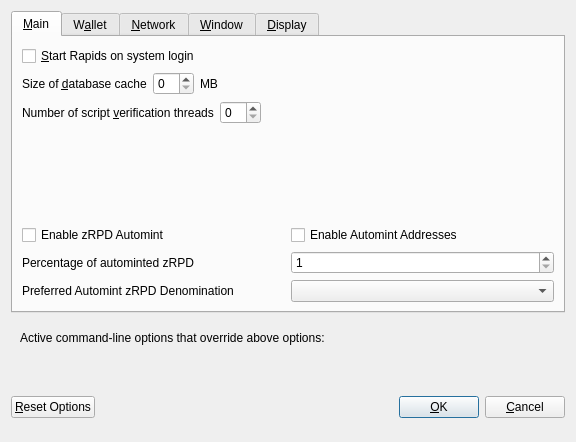
<?xml version="1.0" encoding="UTF-8"?>
<ui version="4.0">
 <class>OptionsDialog</class>
 <widget class="QDialog" name="OptionsDialog">
  <property name="geometry">
   <rect>
    <x>0</x>
    <y>0</y>
    <width>576</width>
    <height>442</height>
   </rect>
  </property>
  <property name="windowTitle">
   <string>Options</string>
  </property>
  <property name="modal">
   <bool>true</bool>
  </property>
  <layout class="QVBoxLayout" name="verticalLayout">
   <item>
    <widget class="QTabWidget" name="tabWidget">
     <property name="currentIndex">
      <number>0</number>
     </property>
     <widget class="QWidget" name="tabMain">
      <attribute name="title">
       <string>&amp;Main</string>
      </attribute>
      <layout class="QVBoxLayout" name="verticalLayout_Main">
       <item>
        <widget class="QCheckBox" name="bitcoinAtStartup">
         <property name="toolTip">
          <string>Automatically start Rapids after logging in to the system.</string>
         </property>
         <property name="text">
          <string>&amp;Start Rapids on system login</string>
         </property>
        </widget>
       </item>
       <item>
        <layout class="QHBoxLayout" name="horizontalLayout_2_Main">
         <item>
          <widget class="QLabel" name="databaseCacheLabel">
           <property name="text">
            <string>Size of &amp;database cache</string>
           </property>
           <property name="textFormat">
            <enum>Qt::PlainText</enum>
           </property>
           <property name="buddy">
            <cstring>databaseCache</cstring>
           </property>
          </widget>
         </item>
         <item>
          <widget class="QSpinBox" name="databaseCache"/>
         </item>
         <item>
          <widget class="QLabel" name="databaseCacheUnitLabel">
           <property name="text">
            <string>MB</string>
           </property>
           <property name="textFormat">
            <enum>Qt::PlainText</enum>
           </property>
          </widget>
         </item>
         <item>
          <spacer name="horizontalSpacer_2_Main">
           <property name="orientation">
            <enum>Qt::Horizontal</enum>
           </property>
           <property name="sizeHint" stdset="0">
            <size>
             <width>40</width>
             <height>20</height>
            </size>
           </property>
          </spacer>
         </item>
        </layout>
       </item>
       <item>
        <layout class="QHBoxLayout" name="horizontalLayout_3_Main">
         <item>
          <widget class="QLabel" name="threadsScriptVerifLabel">
           <property name="text">
            <string>Number of script &amp;verification threads</string>
           </property>
           <property name="textFormat">
            <enum>Qt::PlainText</enum>
           </property>
           <property name="buddy">
            <cstring>threadsScriptVerif</cstring>
           </property>
          </widget>
         </item>
         <item>
          <widget class="QSpinBox" name="threadsScriptVerif">
           <property name="toolTip">
            <string>(0 = auto, &lt;0 = leave that many cores free)</string>
           </property>
          </widget>
         </item>
         <item>
          <spacer name="horizontalSpacer_3_Main">
           <property name="orientation">
            <enum>Qt::Horizontal</enum>
           </property>
           <property name="sizeHint" stdset="0">
            <size>
             <width>40</width>
             <height>20</height>
            </size>
           </property>
          </spacer>
         </item>
        </layout>
       </item>
       <item>
        <spacer name="verticalSpacer_2">
         <property name="orientation">
          <enum>Qt::Vertical</enum>
         </property>
         <property name="sizeHint" stdset="0">
          <size>
           <width>20</width>
           <height>40</height>
          </size>
         </property>
        </spacer>
       </item>
       <item>
        <widget class="QWidget" name="verticalZrpdOptionsWidget" native="true">
         <layout class="QVBoxLayout" name="verticalZrpdOptionsLayout">
          <property name="margin">
           <number>0</number>
          </property>
          <item>
           <layout class="QHBoxLayout" name="horizontalAutomintingLayout">
            <item>
             <widget class="QCheckBox" name="checkBoxZeromintEnable">
              <property name="toolTip">
               <string>Enable automatic minting of RPD units to zRPD</string>
              </property>
              <property name="layoutDirection">
               <enum>Qt::LeftToRight</enum>
              </property>
              <property name="text">
               <string>Enable zRPD Automint</string>
              </property>
             </widget>
            </item>
            <item>
             <widget class="QCheckBox" name="checkBoxZeromintAddresses">
              <property name="toolTip">
               <string>Enable automatic zRPD minting from specific addresses</string>
              </property>
              <property name="layoutDirection">
               <enum>Qt::LeftToRight</enum>
              </property>
              <property name="text">
               <string>Enable Automint Addresses</string>
              </property>
             </widget>
            </item>
           </layout>
          </item>
          <item>
           <layout class="QHBoxLayout" name="horizontalZmintPercentageLayout">
            <item>
             <widget class="QLabel" name="percentage_label">
              <property name="toolTip">
               <string>Percentage of incoming RPD which get automatically converted to zRPD via Zerocoin Protocol (min: 10%)</string>
              </property>
              <property name="text">
               <string>Percentage of autominted zRPD</string>
              </property>
             </widget>
            </item>
            <item>
             <widget class="QSpinBox" name="zeromintPercentage">
              <property name="minimum">
               <number>1</number>
              </property>
              <property name="maximum">
               <number>100</number>
              </property>
             </widget>
            </item>
           </layout>
          </item>
          <item>
           <layout class="QHBoxLayout" name="horizontalLayout" stretch="0,0">
            <property name="sizeConstraint">
             <enum>QLayout::SetFixedSize</enum>
            </property>
            <item>
             <widget class="QLabel" name="labelPreferredDenom">
              <property name="maximumSize">
               <size>
                <width>16777215</width>
                <height>16777215</height>
               </size>
              </property>
              <property name="toolTip">
               <string>Wait with automatic conversion to Zerocoin until enough RPD for this denomination is available</string>
              </property>
              <property name="text">
               <string>Preferred Automint zRPD Denomination</string>
              </property>
             </widget>
            </item>
            <item>
             <widget class="QComboBox" name="preferredDenom">
              <property name="maximumSize">
               <size>
                <width>16777215</width>
                <height>27</height>
               </size>
              </property>
              <property name="toolTip">
               <string>Wait with automatic conversion to Zerocoin until enough RPD for this denomination is available</string>
              </property>
              <property name="maxVisibleItems">
               <number>9</number>
              </property>
              <property name="maxCount">
               <number>9</number>
              </property>
             </widget>
            </item>
           </layout>
          </item>
         </layout>
        </widget>
       </item>
      </layout>
     </widget>
     <widget class="QWidget" name="tabWallet">
      <attribute name="title">
       <string>W&amp;allet</string>
      </attribute>
      <layout class="QVBoxLayout" name="verticalLayout_Wallet">
       <item>
        <layout class="QHBoxLayout" name="horizontalLayout_2_Wallet">
         <item>
          <widget class="QLabel" name="labelStakeSplitThresholdText">
           <property name="text">
            <string>Stake split threshold:</string>
           </property>
          </widget>
         </item>
         <item>
          <widget class="QSpinBox" name="spinBoxStakeSplitThreshold">
           <property name="minimum">
            <number>1</number>
           </property>
           <property name="maximum">
            <number>999999</number>
           </property>
          </widget>
         </item>
        </layout>
       </item>
       <item>
        <widget class="QGroupBox" name="groupBox">
         <property name="title">
          <string>Expert</string>
         </property>
         <layout class="QVBoxLayout" name="verticalLayout_2">
          <item>
           <widget class="QCheckBox" name="coinControlFeatures">
            <property name="toolTip">
             <string>Whether to show coin control features or not.</string>
            </property>
            <property name="text">
             <string>Enable coin &amp;control features</string>
            </property>
           </widget>
          </item>
          <item>
           <widget class="QCheckBox" name="showMasternodesTab">
            <property name="toolTip">
             <string>Show additional tab listing all your masternodes in first sub-tab&lt;br/&gt;and all masternodes on the network in second sub-tab.</string>
            </property>
            <property name="text">
             <string>Show Masternodes Tab</string>
            </property>
           </widget>
          </item>
          <item>
           <widget class="QCheckBox" name="spendZeroConfChange">
            <property name="toolTip">
             <string>If you disable the spending of unconfirmed change, the change from a transaction&lt;br/&gt;cannot be used until that transaction has at least one confirmation.&lt;br/&gt;This also affects how your balance is computed.</string>
            </property>
            <property name="text">
             <string>&amp;Spend unconfirmed change</string>
            </property>
           </widget>
          </item>
         </layout>
        </widget>
       </item>
       <item>
        <spacer name="verticalSpacer_Wallet">
         <property name="orientation">
          <enum>Qt::Vertical</enum>
         </property>
         <property name="sizeHint" stdset="0">
          <size>
           <width>20</width>
           <height>40</height>
          </size>
         </property>
        </spacer>
       </item>
      </layout>
     </widget>
     <widget class="QWidget" name="tabNetwork">
      <attribute name="title">
       <string>&amp;Network</string>
      </attribute>
      <layout class="QVBoxLayout" name="verticalLayout_Network">
       <item>
        <widget class="QCheckBox" name="mapPortUpnp">
         <property name="toolTip">
          <string>Automatically open the Rapids client port on the router. This only works when your router supports UPnP and it is enabled.</string>
         </property>
         <property name="text">
          <string>Map port using &amp;UPnP</string>
         </property>
        </widget>
       </item>
       <item>
        <widget class="QCheckBox" name="allowIncoming">
         <property name="toolTip">
          <string>Accept connections from outside</string>
         </property>
         <property name="text">
          <string>Allow incoming connections</string>
         </property>
        </widget>
       </item>
       <item>
        <widget class="QCheckBox" name="connectSocks">
         <property name="toolTip">
          <string>Connect to the Rapids network through a SOCKS5 proxy.</string>
         </property>
         <property name="text">
          <string>&amp;Connect through SOCKS5 proxy (default proxy):</string>
         </property>
        </widget>
       </item>
       <item>
        <layout class="QHBoxLayout" name="horizontalLayout_1_Network">
         <item>
          <widget class="QLabel" name="proxyIpLabel">
           <property name="text">
            <string>Proxy &amp;IP:</string>
           </property>
           <property name="textFormat">
            <enum>Qt::PlainText</enum>
           </property>
           <property name="buddy">
            <cstring>proxyIp</cstring>
           </property>
          </widget>
         </item>
         <item>
          <widget class="QValidatedLineEdit" name="proxyIp">
           <property name="minimumSize">
            <size>
             <width>140</width>
             <height>0</height>
            </size>
           </property>
           <property name="maximumSize">
            <size>
             <width>140</width>
             <height>16777215</height>
            </size>
           </property>
           <property name="toolTip">
            <string>IP address of the proxy (e.g. IPv4: 127.0.0.1 / IPv6: ::1)</string>
           </property>
          </widget>
         </item>
         <item>
          <widget class="QLabel" name="proxyPortLabel">
           <property name="text">
            <string>&amp;Port:</string>
           </property>
           <property name="textFormat">
            <enum>Qt::PlainText</enum>
           </property>
           <property name="buddy">
            <cstring>proxyPort</cstring>
           </property>
          </widget>
         </item>
         <item>
          <widget class="QLineEdit" name="proxyPort">
           <property name="minimumSize">
            <size>
             <width>55</width>
             <height>0</height>
            </size>
           </property>
           <property name="maximumSize">
            <size>
             <width>55</width>
             <height>16777215</height>
            </size>
           </property>
           <property name="toolTip">
            <string>Port of the proxy (e.g. 9050)</string>
           </property>
          </widget>
         </item>
         <item>
          <spacer name="horizontalSpacer_1_Network">
           <property name="orientation">
            <enum>Qt::Horizontal</enum>
           </property>
           <property name="sizeHint" stdset="0">
            <size>
             <width>40</width>
             <height>20</height>
            </size>
           </property>
          </spacer>
         </item>
        </layout>
       </item>
       <item>
        <spacer name="verticalSpacer_Network">
         <property name="orientation">
          <enum>Qt::Vertical</enum>
         </property>
         <property name="sizeHint" stdset="0">
          <size>
           <width>20</width>
           <height>40</height>
          </size>
         </property>
        </spacer>
       </item>
      </layout>
     </widget>
     <widget class="QWidget" name="tabWindow">
      <attribute name="title">
       <string>&amp;Window</string>
      </attribute>
      <layout class="QVBoxLayout" name="verticalLayout_Window">
       <item>
        <widget class="QCheckBox" name="minimizeToTray">
         <property name="toolTip">
          <string>Show only a tray icon after minimizing the window.</string>
         </property>
         <property name="text">
          <string>&amp;Minimize to the tray instead of the taskbar</string>
         </property>
        </widget>
       </item>
       <item>
        <widget class="QCheckBox" name="minimizeOnClose">
         <property name="toolTip">
          <string>Minimize instead of exit the application when the window is closed. When this option is enabled, the application will be closed only after selecting Quit in the menu.</string>
         </property>
         <property name="text">
          <string>M&amp;inimize on close</string>
         </property>
        </widget>
       </item>
       <item>
        <spacer name="verticalSpacer_Window">
         <property name="orientation">
          <enum>Qt::Vertical</enum>
         </property>
         <property name="sizeHint" stdset="0">
          <size>
           <width>20</width>
           <height>40</height>
          </size>
         </property>
        </spacer>
       </item>
      </layout>
     </widget>
     <widget class="QWidget" name="tabDisplay">
      <attribute name="title">
       <string>&amp;Display</string>
      </attribute>
      <layout class="QVBoxLayout" name="verticalLayout_Display">
       <item>
        <layout class="QHBoxLayout" name="horizontalLayout_1_Display">
         <item>
          <widget class="QLabel" name="langLabel">
           <property name="text">
            <string>User Interface &amp;language:</string>
           </property>
           <property name="textFormat">
            <enum>Qt::PlainText</enum>
           </property>
           <property name="buddy">
            <cstring>lang</cstring>
           </property>
          </widget>
         </item>
         <item>
          <widget class="QValueComboBox" name="lang">
           <property name="toolTip">
            <string>The user interface language can be set here. This setting will take effect after restarting Rapids.</string>
           </property>
          </widget>
         </item>
        </layout>
       </item>
       <item>
        <widget class="QLabel" name="label_3">
         <property name="toolTip">
          <string notr="true"/>
         </property>
         <property name="statusTip">
          <string notr="true"/>
         </property>
         <property name="whatsThis">
          <string notr="true"/>
         </property>
         <property name="accessibleName">
          <string notr="true"/>
         </property>
         <property name="text">
          <string>Language missing or translation incomplete? Help contributing translations here:
https://www.transifex.com/rapids-project/rapids-project-translations</string>
         </property>
         <property name="wordWrap">
          <bool>true</bool>
         </property>
         <property name="openExternalLinks">
          <bool>true</bool>
         </property>
         <property name="textInteractionFlags">
          <set>Qt::TextBrowserInteraction</set>
         </property>
        </widget>
       </item>
       <item>
        <layout class="QHBoxLayout" name="horizontalLayout_2_Display" stretch="0,0">
         <item>
          <widget class="QLabel" name="themeLabel">
           <property name="text">
            <string>User Interface Theme:</string>
           </property>
          </widget>
         </item>
         <item>
          <widget class="QValueComboBox" name="theme"/>
         </item>
        </layout>
       </item>
       <item>
        <widget class="QWidget" name="verticalZrpdDisplayWidget" native="true">
         <layout class="QVBoxLayout" name="verticalZrpdDisplayLayout">
          <property name="margin">
           <number>0</number>
          </property>
          <item>
           <widget class="Line" name="line">
            <property name="orientation">
             <enum>Qt::Horizontal</enum>
            </property>
           </widget>
          </item>
          <item>
           <layout class="QHBoxLayout" name="horizontalLayout_3_Display">
            <item>
             <widget class="QLabel" name="unitLabel">
              <property name="text">
               <string>Unit to show amounts in:</string>
              </property>
              <property name="textFormat">
               <enum>Qt::PlainText</enum>
              </property>
             </widget>
            </item>
            <item>
             <widget class="QValueComboBox" name="unit">
              <property name="toolTip">
               <string>Choose the default subdivision unit to show in the interface and when sending coins.</string>
              </property>
             </widget>
            </item>
           </layout>
          </item>
          <item>
           <layout class="QHBoxLayout" name="horizontalLayout_4_Display">
            <item>
             <widget class="QLabel" name="digitsLabel">
              <property name="text">
               <string>Decimal digits</string>
              </property>
             </widget>
            </item>
            <item>
             <widget class="QValueComboBox" name="digits"/>
            </item>
           </layout>
          </item>
          <item>
           <layout class="QHBoxLayout" name="horizontalLayout_5_Display">
            <item>
             <widget class="QCheckBox" name="checkBoxHideZeroBalances">
              <property name="toolTip">
               <string>Hide empty balances</string>
              </property>
              <property name="layoutDirection">
               <enum>Qt::LeftToRight</enum>
              </property>
              <property name="text">
               <string>Hide empty balances</string>
              </property>
             </widget>
            </item>
            <item>
             <widget class="QCheckBox" name="checkBoxHideOrphans">
              <property name="toolTip">
               <string>Hide orphan stakes in transaction lists</string>
              </property>
              <property name="text">
               <string>Hide orphan stakes</string>
              </property>
             </widget>
            </item>
            <item>
             <spacer name="horizontalSpacer">
              <property name="orientation">
               <enum>Qt::Horizontal</enum>
              </property>
              <property name="sizeHint" stdset="0">
               <size>
                <width>40</width>
                <height>20</height>
               </size>
              </property>
             </spacer>
            </item>
           </layout>
          </item>
          <item>
           <layout class="QHBoxLayout" name="horizontalLayout_6_Display">
            <item>
             <widget class="QLabel" name="thirdPartyTxUrlsLabel">
              <property name="toolTip">
               <string>Third party URLs (e.g. a block explorer) that appear in the transactions tab as context menu items. %s in the URL is replaced by transaction hash. Multiple URLs are separated by vertical bar |.</string>
              </property>
              <property name="text">
               <string>Third party transaction URLs</string>
              </property>
             </widget>
            </item>
            <item>
             <widget class="QLineEdit" name="thirdPartyTxUrls">
              <property name="toolTip">
               <string>Third party URLs (e.g. a block explorer) that appear in the transactions tab as context menu items. %s in the URL is replaced by transaction hash. Multiple URLs are separated by vertical bar |.</string>
              </property>
             </widget>
            </item>
           </layout>
          </item>
         </layout>
        </widget>
       </item>
       <item>
        <spacer name="verticalSpacer">
         <property name="orientation">
          <enum>Qt::Vertical</enum>
         </property>
         <property name="sizeHint" stdset="0">
          <size>
           <width>20</width>
           <height>40</height>
          </size>
         </property>
        </spacer>
       </item>
      </layout>
     </widget>
    </widget>
   </item>
   <item>
    <widget class="QFrame" name="frame">
     <layout class="QVBoxLayout" name="verticalLayout_Bottom">
      <item>
       <layout class="QHBoxLayout" name="horizontalLayout_Bottom">
        <item>
         <widget class="QLabel" name="overriddenByCommandLineInfoLabel">
          <property name="text">
           <string>Active command-line options that override above options:</string>
          </property>
          <property name="textFormat">
           <enum>Qt::PlainText</enum>
          </property>
         </widget>
        </item>
        <item>
         <spacer name="horizontalSpacer_Bottom">
          <property name="orientation">
           <enum>Qt::Horizontal</enum>
          </property>
          <property name="sizeHint" stdset="0">
           <size>
            <width>40</width>
            <height>20</height>
           </size>
          </property>
         </spacer>
        </item>
       </layout>
      </item>
      <item>
       <widget class="QLabel" name="overriddenByCommandLineLabel">
        <property name="text">
         <string/>
        </property>
        <property name="textFormat">
         <enum>Qt::PlainText</enum>
        </property>
        <property name="wordWrap">
         <bool>true</bool>
        </property>
       </widget>
      </item>
     </layout>
    </widget>
   </item>
   <item>
    <layout class="QHBoxLayout" name="horizontalLayout_Buttons">
     <item>
      <widget class="QPushButton" name="resetButton">
       <property name="toolTip">
        <string>Reset all client options to default.</string>
       </property>
       <property name="text">
        <string>&amp;Reset Options</string>
       </property>
       <property name="autoDefault">
        <bool>false</bool>
       </property>
      </widget>
     </item>
     <item>
      <spacer name="horizontalSpacer_1">
       <property name="orientation">
        <enum>Qt::Horizontal</enum>
       </property>
       <property name="sizeHint" stdset="0">
        <size>
         <width>40</width>
         <height>48</height>
        </size>
       </property>
      </spacer>
     </item>
     <item>
      <widget class="QLabel" name="statusLabel">
       <property name="minimumSize">
        <size>
         <width>200</width>
         <height>0</height>
        </size>
       </property>
       <property name="font">
        <font>
         <weight>75</weight>
         <bold>true</bold>
        </font>
       </property>
       <property name="text">
        <string/>
       </property>
       <property name="textFormat">
        <enum>Qt::PlainText</enum>
       </property>
       <property name="wordWrap">
        <bool>true</bool>
       </property>
      </widget>
     </item>
     <item>
      <spacer name="horizontalSpacer_2">
       <property name="orientation">
        <enum>Qt::Horizontal</enum>
       </property>
       <property name="sizeHint" stdset="0">
        <size>
         <width>40</width>
         <height>48</height>
        </size>
       </property>
      </spacer>
     </item>
     <item>
      <widget class="QPushButton" name="okButton">
       <property name="text">
        <string>&amp;OK</string>
       </property>
       <property name="autoDefault">
        <bool>false</bool>
       </property>
       <property name="default">
        <bool>true</bool>
       </property>
      </widget>
     </item>
     <item>
      <widget class="QPushButton" name="cancelButton">
       <property name="text">
        <string>&amp;Cancel</string>
       </property>
       <property name="autoDefault">
        <bool>false</bool>
       </property>
      </widget>
     </item>
    </layout>
   </item>
  </layout>
 </widget>
 <customwidgets>
  <customwidget>
   <class>QValidatedLineEdit</class>
   <extends>QLineEdit</extends>
   <header>qvalidatedlineedit.h</header>
  </customwidget>
  <customwidget>
   <class>QValueComboBox</class>
   <extends>QComboBox</extends>
   <header>qvaluecombobox.h</header>
  </customwidget>
 </customwidgets>
 <resources/>
 <connections/>
</ui>
